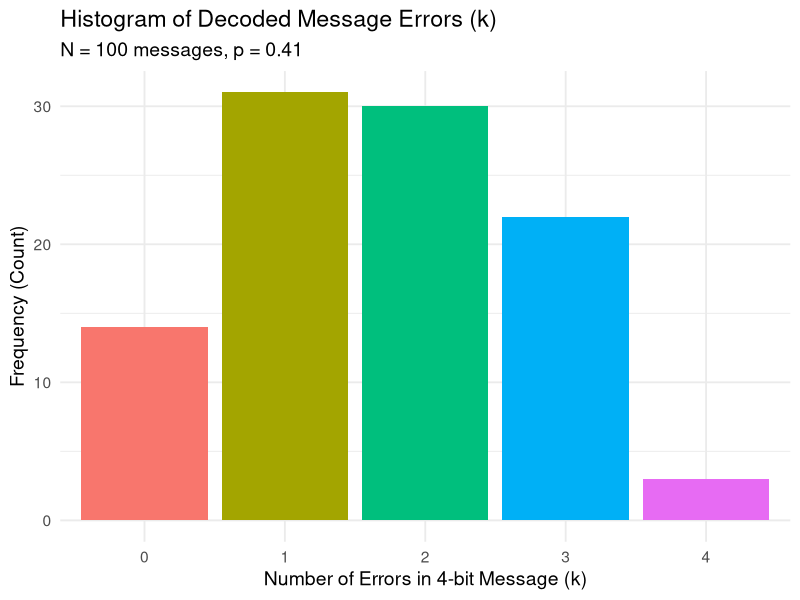
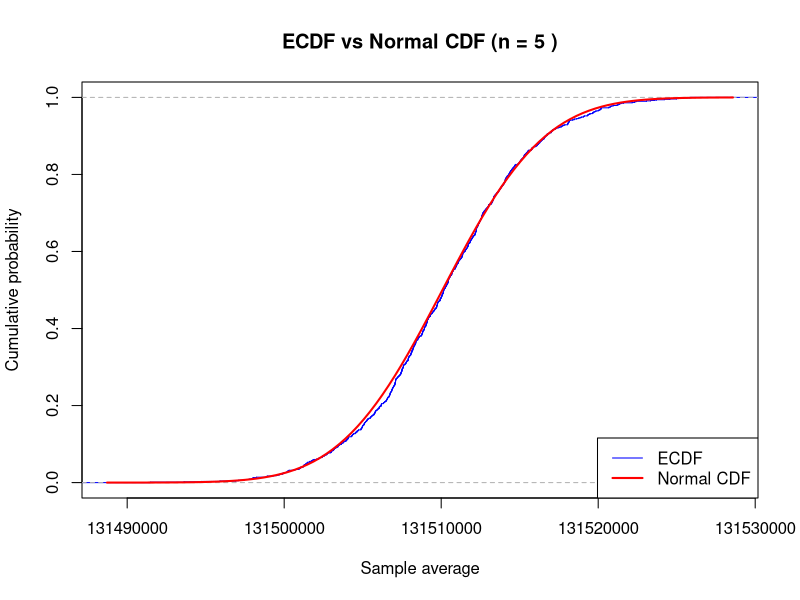
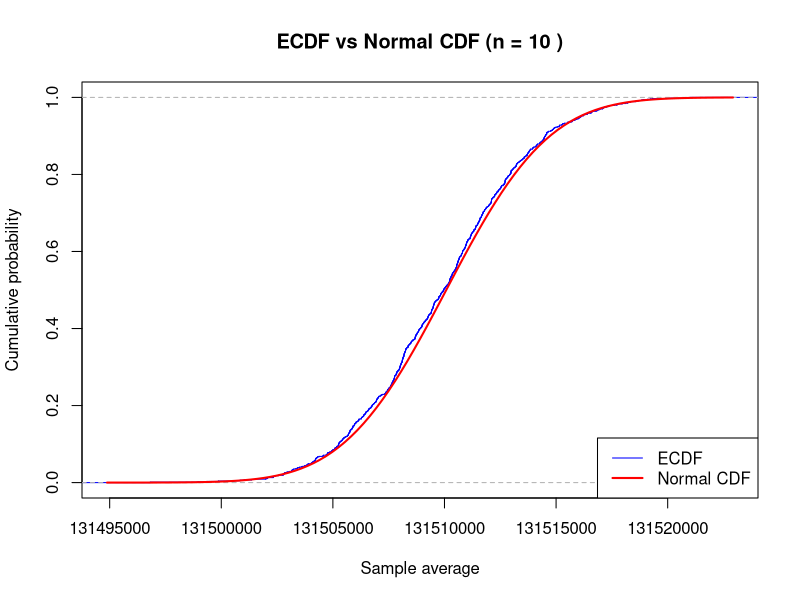
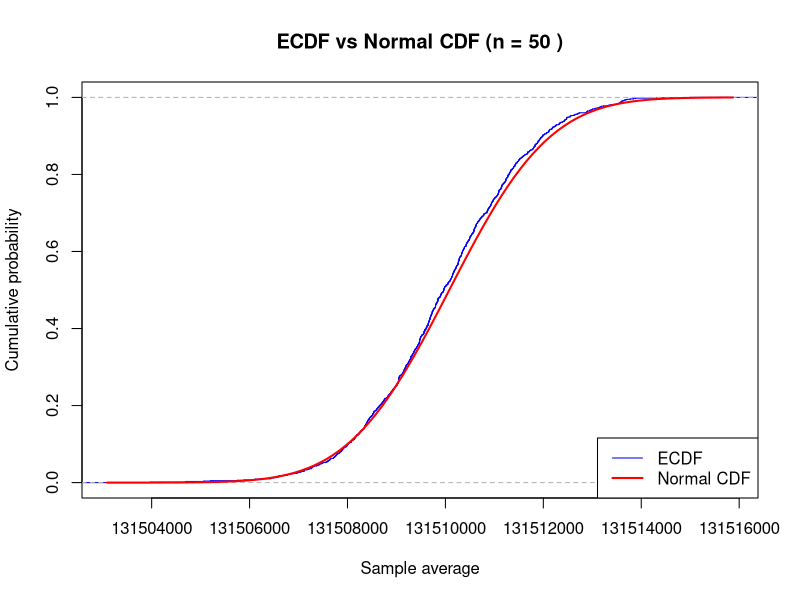
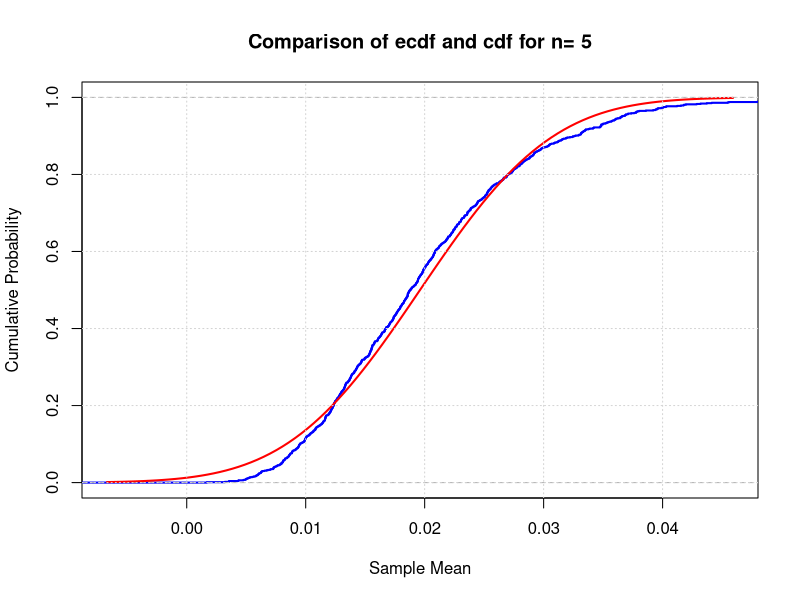
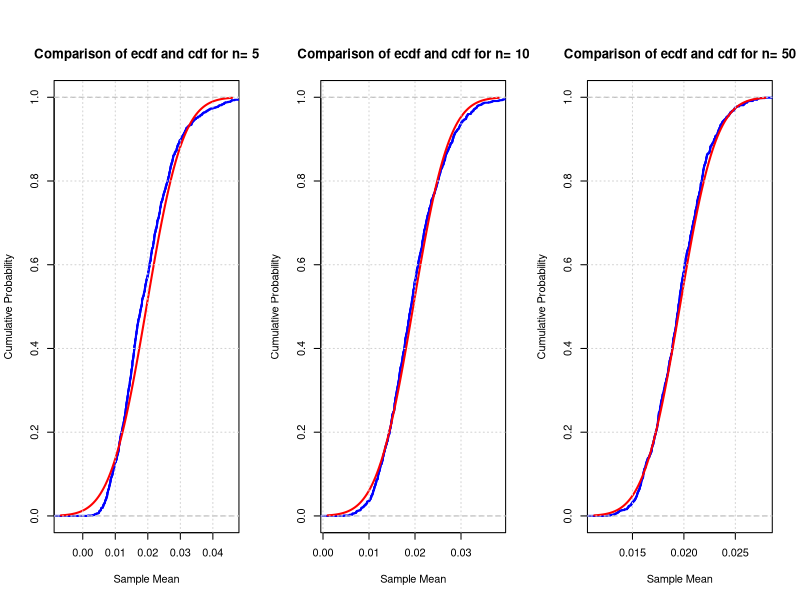
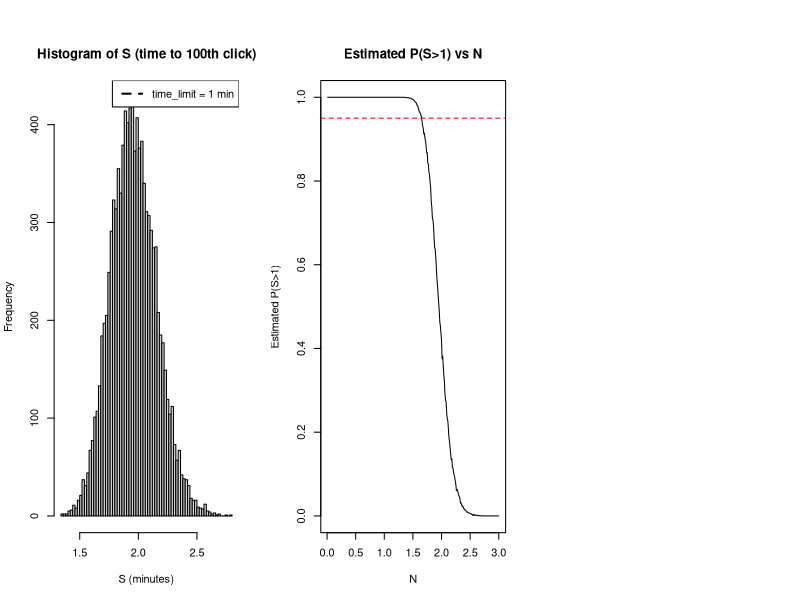
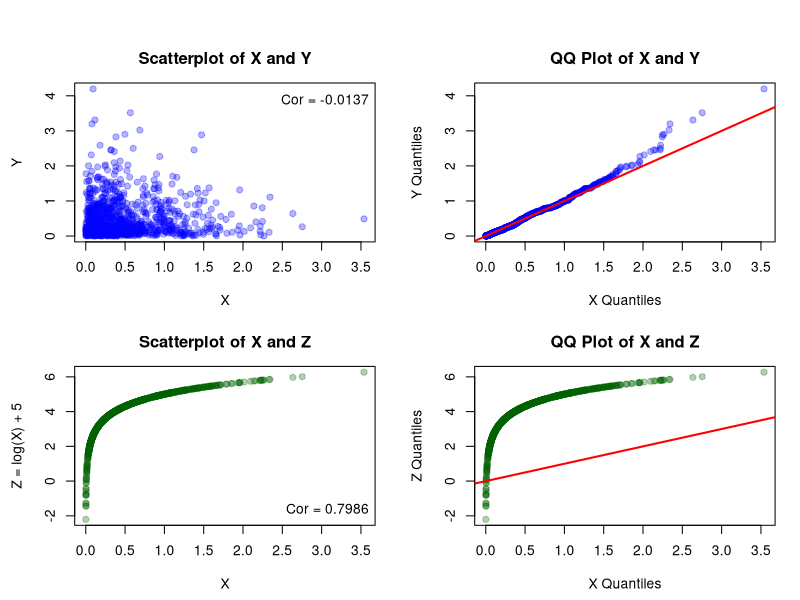

Recreate these plots in R, in order.
## ---- chunk 1
# your team id number 
id <- 41                   ### 40 + team number (1) = 41, as Maksym Zhuk suggested

set.seed(id)
p <- id/100
# matrices G and H
G <- matrix(c(1, 1, 1, 0, 0, 0, 0,
		1, 0, 0, 1, 1, 0, 0,
		0, 1, 0, 1, 0, 1, 0,
		1, 1, 0, 1, 0, 0, 1), nrow = 4, byrow = TRUE)
H <- t(matrix(c(1, 0, 1, 0, 1, 0, 1,
		0, 1, 1, 0, 0, 1, 1,
		0, 0, 0, 1, 1, 1, 1), nrow = 3, byrow = TRUE))
# cat("The matrix G is: \n") 
#G  
#cat("The matrix H is: \n") 
#H
#cat("The product GH must be zero: \n")
#(G%*%H) %%2
## ---- chunk 2
# generate N messages
set.seed(id)
message_generator <- function(N) {
  matrix(sample(c(0,1), 4*N, replace = TRUE), nrow = N)
}

N = 100

messages <- message_generator(N)
codewords <- (messages %*% G) %% 2
## ---- chunk 3
set.seed(id)
errors <- matrix(rbinom(N * 7, size = 1, prob = p), nrow = N)
received <- (codewords + errors) %% 2
## ---- chunk 4
syndrome_vector <- (received %*% H) %% 2

errors_positions <- syndrome_vector[, 1] + 
                   2 * syndrome_vector[, 2] + 
                   4 * syndrome_vector[, 3]

corrected <- received

index_matrix <- cbind(which(errors_positions > 0), 
                      errors_positions[which(errors_positions > 0)])

corrected[index_matrix] <- (corrected[index_matrix] + 1) %% 2
## ---- chunk 5
message_restored <- corrected[, c(3, 5, 6, 7)]

errors_per_row <- rowSums(abs(messages - message_restored))

num_correct_messages <- sum(errors_per_row == 0)

p_hat <- num_correct_messages / N

print(paste("Total messages simulated (N):", N))
print(paste("Total messages correctly restored:", num_correct_messages))
print(paste("Estimated probability (p-hat) of correct transmission:", p_hat))
## ---- chunk 6
N_bound = p_hat*(1-p_hat) * (1.96/0.03)^2
print(paste("N >=", N_bound))
## ---- chunk 7
library(ggplot2)

errors_factor <- factor(errors_per_row, levels = 0:4)

plot_data <- data.frame(errors = errors_factor)

ggplot(plot_data, aes(x = errors, fill = errors)) +
  geom_bar(show.legend = FALSE) +
  scale_y_continuous(labels = scales::comma) + # Format y-axis labels
  labs(
    title = paste("Histogram of Decoded Message Errors (k)"),
    subtitle = paste("N =", format(N, scientific = FALSE), "messages, p =", p),
    x = "Number of Errors in 4-bit Message (k)",
    y = "Frequency (Count)"
  ) +
  theme_minimal(base_size = 14)
## ---- chunk 8


calculate_poisson_param <- function(team_id, molar_mass_Cs137) {
  N_A <- 6.022e23       # Avogadro
  T_years <- 30.1       # Half-life
  seconds_per_year <- 365.25 * 24 * 60 * 60
  T_seconds <- T_years * seconds_per_year
  m <- team_id * 1e-6
  M <- molar_mass_Cs137
  lambda_activity <- log(2) / T_seconds
  N_atoms <- (m / M) * N_A
  mu <- N_atoms * lambda_activity # Poisson
  return(mu)
}




generate_sample_means <- function(mu, n, K) {

  all_decays <- rpois(n * K, lambda = mu)

  decay_matrix <- matrix(all_decays, nrow = n, ncol = K)
  sample_means <- colMeans(decay_matrix)

  cat(sprintf("Average (K=%d, n=%d): %.4f\n", K, n, mean(sample_means)))

  return(sample_means)
}




plot_cdfs <- function(sample_means, mu, n) {

  mean_normal <- mu
  sd_normal <- sqrt(mu / n)


  ecdf_s <- ecdf(sample_means)

  plot(ecdf_s,
       main = paste("ECDF vs Normal CDF (n =", n, ")"),
       xlab = "Sample average",
       ylab = "Cumulative probability",
       col = "blue",
       verticals = TRUE,
       do.points = FALSE)

  curve(pnorm(x, mean = mean_normal, sd = sd_normal),
        add = TRUE,
        col = "red",
        lwd = 2)

  legend("bottomright", legend = c("ЕCDF", "Normal CDF"),
         col = c("blue", "red"), lty = 1, lwd = c(1, 2))
}



calculate_max_cdf_diff <- function(sample_means, mu, n) {
  mean_normal <- mu
  sd_normal <- sqrt(mu / n)

  ks_result <- ks.test(sample_means + runif(length(sample_means), -1e-6, 1e-6),
                     "pnorm", mean = mean_normal, sd = sd_normal)


  max_diff <- ks_result$statistic

  cat(sprintf("  Max diff CDF (D=%.4f) для n=%d)\n", max_diff, n))
  return(max_diff)
}





calculate_theoretical_n_bounds <- function(mu, critical_sum, probability_threshold) {

  # Марков
  n_markov <- floor((1 - probability_threshold) * critical_sum / mu)

  # Чернов
  a_ch <- mu
  b_ch <- 1.645 * sqrt(mu)
  c_ch <- -critical_sum
  delta_ch <- b_ch^2 - 4 * a_ch * c_ch
  if (delta_ch < 0) {
    n_chernoff <- 0
  } else {

    sqrt_n_chernoff <- (-b_ch + sqrt(delta_ch)) / (2 * a_ch)
    n_chernoff <- floor(sqrt_n_chernoff^2)
  }


  # CLT
  z_score_clt <- qnorm(probability_threshold)
  a_clt <- mu
  b_clt <- z_score_clt * sqrt(mu)
  c_clt <- -critical_sum
  delta_clt <- b_clt^2 - 4 * a_clt * c_clt
   if (delta_clt < 0) {
    n_clt <- 0
  } else {
    sqrt_n_clt <- (-b_clt + sqrt(delta_clt)) / (2 * a_clt)
    n_clt <- floor(sqrt_n_clt^2)
   }


  return(list(markov = n_markov, chernoff = n_chernoff, clt = n_clt))
}




generate_sample_sums <- function(mu, n, K) {
  sample_sums <- replicate(K, sum(rpois(n, lambda = mu)))

  return(sample_sums)
}




run_simulation_analysis <- function(mu, n_values, K, critical_sum) {

  results_clt <- list()

  for (n in n_values) {
    cat(sprintf("n: %d\n", n))
  

    sample_means <- generate_sample_means(mu, n, K)
    plot_cdfs(sample_means, mu, n)
    max_diff <- calculate_max_cdf_diff(sample_means, mu, n)

    results_clt[[as.character(n)]] <- list(max_diff = max_diff)
    cat(sprintf("  max_diff CDF n=%d: %.4f\n", n, max_diff))
  }


  theoretical_bounds <- calculate_theoretical_n_bounds(mu, critical_sum, 0.95)
  n_clt <- theoretical_bounds$clt
  cat(sprintf("  Theoretical bounds n: Марков=%.0f, Чернов=%.0f, CLT=%.0f\n",
              theoretical_bounds$markov, theoretical_bounds$chernoff, n_clt))
  

  n_target <- floor(n_clt)
  if (is.finite(n_target) && n_target > 0) {
    cat(sprintf("n: ", n_target))


    sums_s <- generate_sample_sums(mu, n_target, K)

    empirical_prob <- sum(sums_s < critical_sum) / K
    cat(sprintf("  Empirical prob (sum %.0e) = %.4f (for n=%d)\n", critical_sum, empirical_prob, n_target))

    cat(sprintf("  Empirical prob %.4f %s is close to 0.95.\n",
                empirical_prob, ifelse(abs(empirical_prob - 0.95) < 0.02, "is", "")))
  } else {
    cat("Err")
  }

}









my_team_id <- 41
molar_mass_cesium137 <- 137

calculated_mu <- calculate_poisson_param(team_id = my_team_id,
                                        molar_mass_Cs137 = molar_mass_cesium137)



run_simulation_analysis(mu = calculated_mu,
                        n_values = c(5, 10, 50),
                        K = 1000,
                        critical_sum = 8e8)

## ---- chunk 9
nu1 <- 51
K <- 1e3
n <- 5
sample_means <- colMeans(matrix(rexp(n*K, rate = nu1), nrow = n))
## ---- chunk 10
calc_sample_means<- function(n, K, nu1){
  mu <- 1/nu1
  sigma <- 1/(nu1 * sqrt(n))
  sample_means <- colMeans(matrix(rexp(n*K, rate = nu1), nrow = n))
  return(list(
    sample_means = sample_means,
    mu = mu,
    sigma = sigma,
    n = n
  ))
}
## ---- chunk 11
plot_comparison <- function(result) {
  sample_means <- result$sample_means
  mu <- result$mu
  sigma <- result$sigma
  n <- result$n
  
  xlims <- c(mu-3*sigma,mu+3*sigma)
  Fs <- ecdf(sample_means)
  
  plot(Fs, 
       xlim = xlims, 
       col = "blue",
       lwd = 2,
       main = paste("Comparison of ecdf and cdf for n=", n),
        xlab = "Sample Mean",
       ylab = "Cumulative Probability")
      
  curve(pnorm(x, mean = mu, sd = sigma), col = "red", lwd = 2, add = TRUE)
  grid()
}
plot_comparison(calc_sample_means(n, K, nu1))
  
## ---- chunk 12
calculate_max_difference <- function(result) {
  sample_means <- result$sample_means
  mu <- result$mu
  sigma <- result$sigma
  
  ks_test <- ks.test(sample_means, "pnorm", mean = mu, sd = sigma)
  
  max_diff <- ks_test$statistic
  p_value <- ks_test$p.value
  
  return(list(
    max_diff = max_diff,
    p_value = p_value
  ))
}
calculate_max_difference(calc_sample_means(n, K, nu1))


## ---- chunk 13
par(mfrow = c(1, 3), mar = c(5, 4, 4, 2) + 0.1, oma = c(0, 0, 2, 0))
n_values <- c(5, 10, 50)
results <- list()
for (i in 1:length(n_values)) {
  n <- n_values[i]
  cat("Analysis for n =", n, "\n")
  result <- calc_sample_means(n, K, nu1)
  results[[i]] <- result
  
  cat("Parameters of normal approximation:\n")
  cat("  mu (mean) =", result$mu, "\n")
  cat("  sigma (std dev) =", result$sigma, "\n\n")
  plot_comparison(result)
  diff_result <- calculate_max_difference(result)
  cat("Maximum difference (KS statistic):", diff_result$max_diff, "\n")
  cat("KS test p-value:", diff_result$p_value, "\n\n")
}
## ---- chunk 14
nu1 <- 51
n_clicks <- 100
time_limit <- 1 
desired_prob <- 0.95


N_markov <- 4.95/51
cat("  N_Markov <=", floor(N_markov), "\n\n")


chernoff_bound <- function(N_val, nu1, alpha = 0.05) {
  nu <- nu1 * N_val
  mu <- 100 / nu
  
  if (mu >= 1) {
    return(1) 
  }
  
  t_star <- nu - 100
  
  if (t_star <= 0) {
    return(1)
  }
  
  bound <- (nu / (nu - t_star))^100 * exp(-t_star * 1)
  return(bound)
}

N_test <- seq(1, 50, by = 0.1)
chernoff_bounds <- sapply(N_test, function(N) chernoff_bound(N, nu1, 0.05))
N_chernoff <- max(N_test[chernoff_bounds <= 0.05])
cat("  N_Chernoff <=", floor(N_chernoff), "\n")


z_005 <- qnorm(0.05)
nu_max_clt <- 100 + 10 * z_005
N_clt <- nu_max_clt / nu1

cat("  z_0.05 =", round(z_005, 4), "\n")
cat("  nu_max =", round(nu_max_clt, 4), "\n")
cat("  N_CLT <=", floor(N_clt), "\n\n")


find_exact_N <- function(nu1, alpha = 0.05, time_limit = 1) {
  N_lower <- 0
  N_upper <- 2
  while (N_upper < 10) {
    nu_test <- nu1 * N_upper
    prob_test <- pgamma(time_limit, shape = 100, rate = nu_test)
    
    if (is.nan(prob_test) || prob_test <= alpha) {
      break
    }
    N_upper <- N_upper + 0.5
  }
  
  tolerance <- 0.001
  while (N_upper - N_lower > tolerance) {
    N_mid <- (N_lower + N_upper) / 2
    nu_mid <- nu1 * N_mid
    prob <- pgamma(time_limit, shape = 100, rate = nu_mid)
    
    # Handle NaN cases
    if (is.nan(prob)) {
      N_upper <- N_mid
    } else if (prob <= alpha) {
      N_lower <- N_mid
    } else {
      N_upper <- N_mid
    }
  }
  
  return(N_lower)
}

N_exact <- find_exact_N(nu1, 0.05, 1)
cat("  N_exact =", floor(N_exact), "\n\n")


results_df <- data.frame(
  Method = c("Markov Inequality", "Chernoff Bound", "Central Limit Theorem", "Exact (Gamma)"),
  N_max = floor(c(N_markov, N_chernoff, N_clt, N_exact)),
  nu_max = floor(c(N_markov, N_chernoff, N_clt, N_exact)) * nu1,
  Type = c("Very Conservative", "Conservative", "Good Approximation", "Optimal")
)

print(results_df)



N_predicted <- floor(N_clt)
nu_predicted <- nu1 * N_predicted
K <- 10000  # number of simulations

cat("Using N =", N_predicted, "(from CLT)\n")
cat("Thus nu =", nu_predicted, "\n")
cat("Running", K, "simulations...\n\n")

# Simulate K times
set.seed(123)  # for reproducibility
simulate_clicks <- function(nu, n_clicks, K) {
  # Generate all samples at once for efficiency
  all_samples <- rexp(n_clicks * K, rate = nu)
  sample_matrix <- matrix(all_samples, nrow = n_clicks)
  
  # Sum each column to get S values
  S_samples <- colSums(sample_matrix)
  
  return(S_samples)
}

S_samples <- simulate_clicks(nu_predicted, n_clicks, K)

## ---- chunk 15
est_prob_safe <- mean(S_samples > time_limit)
se <- sqrt(est_prob_safe * (1 - est_prob_safe) / K)
z95 <- qnorm(0.975)
ci_lower <- est_prob_safe - z95 * se
ci_upper <- est_prob_safe + z95 * se
ci_lower <- max(0, ci_lower)
ci_upper <- min(1, ci_upper)

cat("Simulation results (K =", K, "):\n")
cat("  Estimated P(S > ", time_limit, ") =", signif(est_prob_safe, 5), "\n")
cat("  95% CI = [", signif(ci_lower,5), ",", signif(ci_upper,5), "]\n")
cat("  Desired prob =", desired_prob, "\n\n")

if (est_prob_safe >= desired_prob) {
  cat("  -> Safety not reached, estimate >= ", desired_prob, ")\n")
} else {
  cat("  -> Safety not reached, estimate < ", desired_prob, ")\n")
}
num_safe <- sum(S_samples > time_limit)
cat("  Safe cases:", num_safe, "із", K, "\n\n")

hist(S_samples, breaks = 80, main = "Histogram of S (time to 100th click)",
     xlab = "S (minutes)")
abline(v = time_limit, lwd = 2, lty = 2)
legend("topright", legend = paste0("time_limit = ", time_limit, " min"), lty = 2, lwd = 2)

find_simulated_N <- function(nu1, target_prob = 0.95, n_clicks = 100, time_limit = 1, K = 5000) {
  N_vals <- seq(0.01, 3, by = 0.01)
  probs <- numeric(length(N_vals))
  
  for (i in seq_along(N_vals)) {
    nu <- nu1 * N_vals[i]
    S_samples <- colSums(matrix(rexp(n_clicks * K, rate = nu), nrow = n_clicks))
    probs[i] <- mean(S_samples > time_limit)
  }
  
  df <- data.frame(N = N_vals, prob_safe = probs)
  best <- df[which.min(abs(df$prob_safe - target_prob)), ]
  cat("N giving P(S>1) ≈", target_prob, "is about", round(best$N, 3), "\n")
  return(df)
}

sim_df <- find_simulated_N(nu1 = 51, target_prob = 0.95)
plot(sim_df$N, sim_df$prob_safe, type = "l", main = "Estimated P(S>1) vs N",
     xlab = "N", ylab = "Estimated P(S>1)")
abline(h = 0.95, col = "red", lty = 2)

## ---- chunk 16
    mu <- id
    sigma <- sqrt(2*id+7)
    N <- 100

    # YOUR CODE HERE
    x_vals <- rnorm(N, mean = mu, sd = sigma)
    y_vals <- 1 / x_vals

    mean_x <- mean(x_vals)
    val1 <- 1 / mean_x

    val2 <- mean(y_vals)

    print(paste("μ =", mu, "and σ^2 =", sigma^2))
    print(paste("1 / X_bar (1/mean(X)):", val1))
    print(paste("Y_bar (mean(Y) or mean(1/X)):", val2))
## ---- chunk 17
    # YOUR CODE HERE
    N <- 1000
    lambda <- 2
    set.seed(41)

    x <- rexp(N, rate = lambda)
    y <- rexp(N, rate = lambda)

    z <- log(x) + 5

    par(mfrow = c(2, 2), mar = c(4.5, 4.5, 3, 1.5))

    plot(x, y, main = "Scatterplot of X and Y",
         xlab = "X", ylab = "Y",
         pch = 19, col = alpha("blue", 0.3))
    cor_xy <- cor(x, y)
    legend("topright", legend = paste("Cor =", round(cor_xy, 4)), bty = "n")

    qqplot(x, y, main = "QQ Plot of X and Y",
           xlab = "X Quantiles", ylab = "Y Quantiles",
           pch = 19, col = alpha("blue", 0.3))
    abline(0, 1, col = "red", lwd = 2)

    plot(x, z, main = "Scatterplot of X and Z",
         xlab = "X", ylab = "Z = log(X) + 5",
         pch = 19, col = alpha("darkgreen", 0.3))
    cor_xz <- cor(x, z)
    legend("bottomright", legend = paste("Cor =", round(cor_xz, 4)), bty = "n")

    qqplot(x, z, main = "QQ Plot of X and Z",
           xlab = "X Quantiles", ylab = "Z Quantiles",
           pch = 19, col = alpha("darkgreen", 0.3))
    abline(0, 1, col = "red", lwd = 2)
      
    par(mfrow = c(1, 1))
## ---- chunk 18
    n_trials <- 3
    p_success <- 0.5
    N <- 100
    set.seed(id)

    x_realizations <- rbinom(N, size = n_trials, prob = p_success)

    sample_mean_x <- mean(x_realizations)
    sample_variance_x <- var(x_realizations) # uses the same formula Var(x) = sum((xi-mean)^2)/(n-1)

    print(paste("Theoretical E(X):", 1.5))
    print(paste("Sample Mean (X-bar):", sample_mean_x))

    print(paste("Theoretical Var(X):", 0.75))
    print(paste("Sample Variance (s^2):", sample_variance_x))
## ---- chunk 19
    N = 100000
    set.seed(id)
    x_realizations <- rbinom(N, size = n_trials, prob = p_success)

    sample_mean <- mean(x_realizations)
    sample_variance <- var(x_realizations) # uses the same formula Var(x) = sum((xi-mean)^2)/(n-1)

    print(paste("Theoretical E(X):", 1.5))
    print(paste("Sample Mean (X-bar):", sample_mean))

    print(paste("Theoretical Var(X):", 0.75))
    print(paste("Sample Variance (s^2):", sample_variance))
## ---- chunk 20
    # YOUR CODE HERE
    n_trials <- 3
    p_success <- 0.5
    N <- 100
    set.seed(id)

    x_realizations <- rbinom(N, size = n_trials, prob = p_success)

    y_realizations <- 0.5 * x_realizations - 1

    sample_mean_y <- mean(y_realizations)

    sample_variance_y <- var(y_realizations)

    print(paste("Theoretical E(Y):", -0.25))
    print(paste("Sample Mean (Y-bar):", sample_mean_y))

    print(paste("Theoretical Var(Y):", 0.1875))
    print(paste("Sample Variance (s^2):", sample_variance_y))
## ---- chunk 21
    transfomed_y_mean = 0.5*sample_mean_x - 1
    transformed_y_variance = 0.25*sample_variance_x

    print(paste("Sample mean y calculated:", sample_mean_y))
    print(paste("Sample mean y transformed:", transfomed_y_mean))
    print(paste("Sample variance y calculated:", sample_variance_y))
    print(paste("Sample mean y transformed:", transformed_y_variance))
